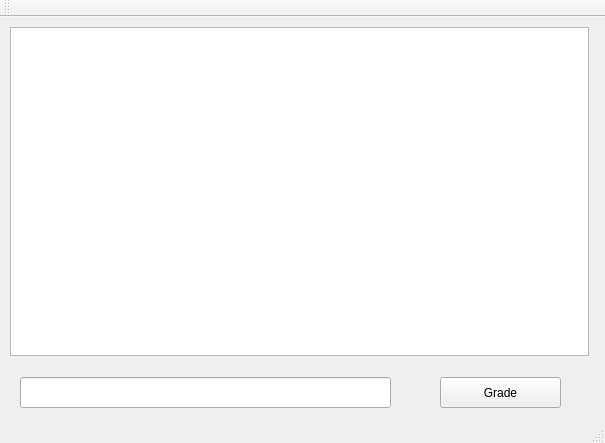
<?xml version="1.0" encoding="UTF-8"?>
<ui version="4.0">
 <class>gradingGUIClass</class>
 <widget class="QMainWindow" name="gradingGUIClass">
  <property name="geometry">
   <rect>
    <x>0</x>
    <y>0</y>
    <width>605</width>
    <height>443</height>
   </rect>
  </property>
  <property name="windowTitle">
   <string>gradingGUI</string>
  </property>
  <widget class="QWidget" name="centralWidget">
   <widget class="QWidget" name="verticalLayoutWidget">
    <property name="geometry">
     <rect>
      <x>-1</x>
      <y>-1</y>
      <width>601</width>
      <height>351</height>
     </rect>
    </property>
    <layout class="QVBoxLayout" name="verticalLayout">
     <item>
      <widget class="QListWidget" name="listStudents"/>
     </item>
    </layout>
   </widget>
   <widget class="QLineEdit" name="gradeEdit">
    <property name="geometry">
     <rect>
      <x>20</x>
      <y>360</y>
      <width>371</width>
      <height>31</height>
     </rect>
    </property>
   </widget>
   <widget class="QPushButton" name="gradeBut">
    <property name="geometry">
     <rect>
      <x>440</x>
      <y>360</y>
      <width>121</width>
      <height>31</height>
     </rect>
    </property>
    <property name="text">
     <string>Grade</string>
    </property>
   </widget>
  </widget>
  <widget class="QMenuBar" name="menuBar">
   <property name="geometry">
    <rect>
     <x>0</x>
     <y>0</y>
     <width>605</width>
     <height>21</height>
    </rect>
   </property>
  </widget>
  <widget class="QToolBar" name="mainToolBar">
   <attribute name="toolBarArea">
    <enum>TopToolBarArea</enum>
   </attribute>
   <attribute name="toolBarBreak">
    <bool>false</bool>
   </attribute>
  </widget>
  <widget class="QStatusBar" name="statusBar"/>
 </widget>
 <layoutdefault spacing="6" margin="11"/>
 <resources>
  <include location="gradinggui.qrc"/>
 </resources>
 <connections/>
</ui>
